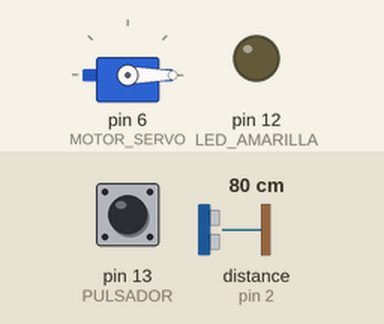
A sketch run on a simulated Arduino Uno, built with avr-gcc and run on an emulated ATmega328P. Shown: servo, output pins drawn as LEDs (lit = HIGH). The inputs (shaded band) are chosen by the test bench; at power-on: pin 13 (PULSADOR) HIGH, distance to the obstacle (sensor on pin 2) 80 cm. The echo pulse lasts 58.3 µs per cm; pins used as bus, display or sensor lines are not drawn.

Above: at 1.2 s.
1.3 s: pin 13 (PULSADOR) pulled LOW for 0.15 s
At 2.5 s:
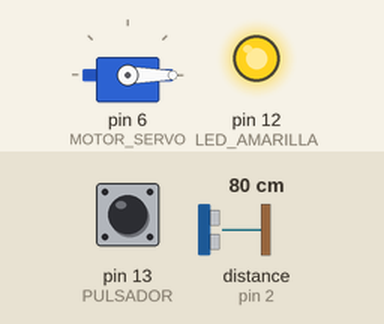
2.9 s: distance to the obstacle (sensor on pin 2) set to 195 cm
4.4 s: distance to the obstacle (sensor on pin 2) set to 204 cm
At 5.6 s:
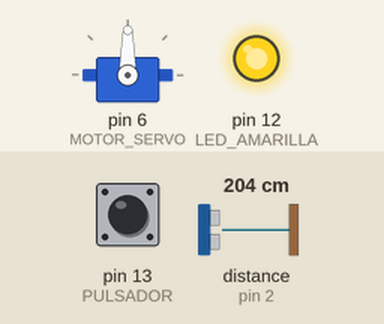
5.9 s: pin 13 (PULSADOR) pulled LOW for 1 s
At 6.06 s:
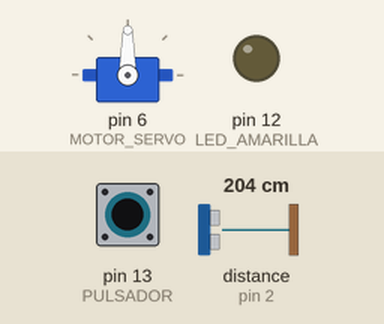
8.4 s: pin 13 (PULSADOR) pulled LOW for 3.2 s
At 10.0 s:
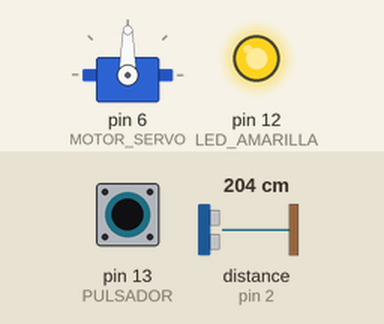
13.1 s: distance to the obstacle (sensor on pin 2) set to 2 cm
At 14.5 s:
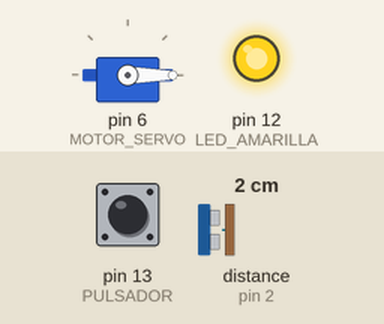
Timing chart, 0 to 15.6 s (numbered marks = the images above; inputs shaded):
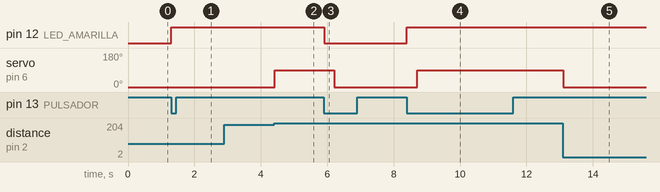

The sketch:

nuevo_pacial_1.ino
```cpp
#include <Servo.h>

#define LED_AMARILLA 12
#define PULSADOR 13
#define TRIGGER_PIN 1
#define ECHO_PIN 2
#define MOTOR_SERVO 6

bool luzAmarillaEncendida = false;
Servo miServo;

void setup()
{
  pinMode(PULSADOR, INPUT_PULLUP);
  pinMode(LED_AMARILLA, OUTPUT);
  pinMode(TRIGGER_PIN, OUTPUT);
  pinMode(ECHO_PIN, INPUT);

  miServo.attach(MOTOR_SERVO);

  // Inicializar estado inicial
  inicializarLuz();
}

void loop()
{
  if (detectarPulsador())
  {
    cambiarEstadoLuces();
    delay(300);  // Evitar rebote del botón
  }

  if (luzAmarillaEncendida)
  {
    activarSensorYMotor();
  }
  else
  {
    PosicionServoAbierto();
  }
}

void inicializarLuz()
{
  digitalWrite(LED_AMARILLA, LOW);
}

bool detectarPulsador()
{
  static bool estadoAnterior = HIGH;  // Almacenar el estado anterior
  bool estadoActual = digitalRead(PULSADOR);

  // Cambio de estado detectado
  if (estadoActual == LOW && estadoAnterior == HIGH)
  {
    estadoAnterior = estadoActual;
    return true;
  }
  else
  {
    estadoAnterior = estadoActual;
    return false;
  }
}

void cambiarEstadoLuces()
{
  luzAmarillaEncendida = !luzAmarillaEncendida;
  if (luzAmarillaEncendida)
  {
    digitalWrite(LED_AMARILLA, HIGH);
  } else {
    inicializarLuz();
  }
}

void activarSensorYMotor()
{
  digitalWrite(TRIGGER_PIN, LOW);
  delayMicroseconds(2);
  digitalWrite(TRIGGER_PIN, HIGH);
  delayMicroseconds(10);
  digitalWrite(TRIGGER_PIN, LOW);

  // Medir el tiempo de respuesta del sensor ultrasónico
  unsigned long duration = pulseIn(ECHO_PIN, HIGH);
  // Calcular la distancia en centímetros
  int distancia = duration * 0.0343 / 2;

  // Verificar la distancia y activar el motor si es necesario
  if (distancia >= 200)
  {
    miServo.write(90);  // Ángulo medio
  }
  else if (distancia >= 0 && distancia <= 200)
  {
    PosicionServoAbierto();
  }
  else
  {
    PosicionServoAbierto();   // Ángulo mínimo
  }
}

void PosicionServoAbierto()
{
  miServo.write(0);
}
```

Measured:
- the behaviour switches between 200 and 201 cm on distance to the obstacle (sensor on pin 2) (found by bisection; images 1 and 2)
- after the input at 1.3 s, pin 12 (LED_AMARILLA): LOW → HIGH at once
- after the input at 2.9 s, every drawn part: stays the same
- after the input at 4.4 s, servo on pin 6 (MOTOR_SERVO): 0° → 90° at once
- after the input at 5.9 s, pin 12 (LED_AMARILLA): HIGH → LOW at once; servo on pin 6 (MOTOR_SERVO): 90° → 0° after 0.31 s
- after the input at 8.4 s, pin 12 (LED_AMARILLA): LOW → HIGH at once; servo on pin 6 (MOTOR_SERVO): 0° → 90° after 0.31 s
- after the input at 13.1 s, servo on pin 6 (MOTOR_SERVO): 90° → 0° at once
